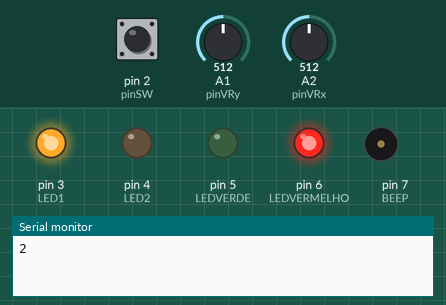
This sketch was run on a simulated Arduino Uno, built with avr-gcc and run on an emulated ATmega328P. Parts: output pins drawn as LEDs (lit = HIGH), buzzer (waves = sounding, pin HIGH), the last lines printed to the serial monitor. The inputs (shaded band) are chosen by the test bench; at power-on: A2 (pinVRx) = 512, pin 2 (pinSW) HIGH, A1 (pinVRy) = 512. Random numbers use the default seed unless the sketch sets one.

Above: at 1.2 s.
1.3 s: A2 (pinVRx) set to 481
At 2.5 s:
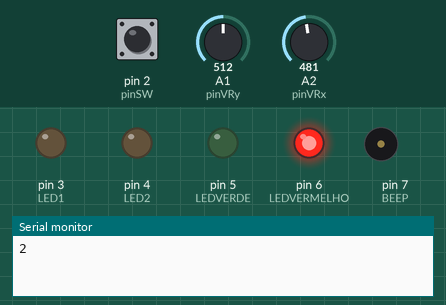
2.8 s: pin 2 (pinSW) pulled LOW for 0.15 s
At 2.87 s:
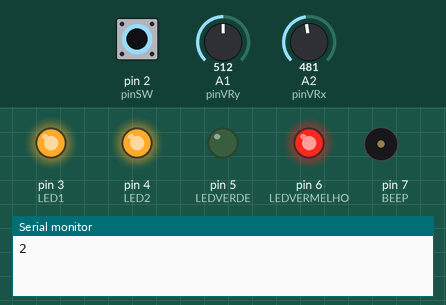
4.4 s: A2 (pinVRx) set to 416
5.9 s: A2 (pinVRx) set to 382
At 6.9 s:
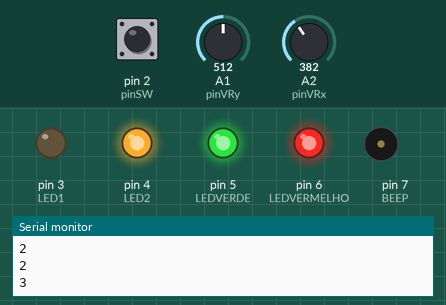
7.9 s: A2 (pinVRx) set to 410
At 8.9 s:
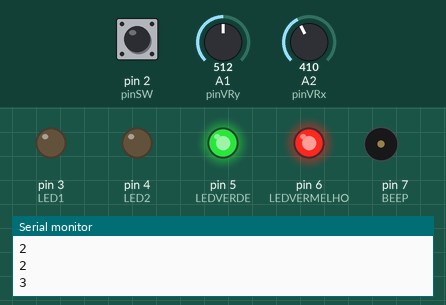
9.4 s: pin 2 (pinSW) pulled LOW for 1 s
At 9.8 s:
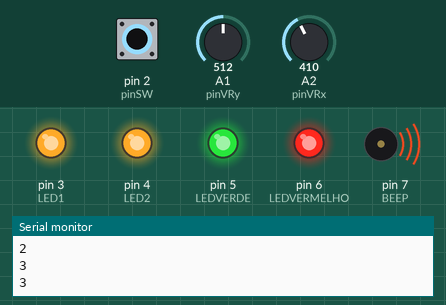
Timing chart, 0 to 12.4 s (numbered marks = the images above; inputs shaded):
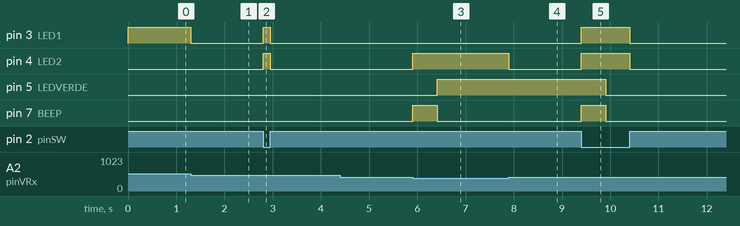

The sketch:

Joystick.ino
```cpp
#define pinVRx A2
#define pinVRy A1
#define pinSW 2

#define LED1 3
#define LED2 4

#define LEDVERDE 5
#define LEDVERMELHO 6
#define BEEP 7
int res = 0;
int cores = 0;
void setup() {
  pinMode(pinVRx, INPUT);
  pinMode(pinVRy, INPUT);
  pinMode(pinSW, INPUT);

  pinMode(LED1, OUTPUT);
  pinMode(LED2, OUTPUT);

  pinMode(LEDVERDE, OUTPUT);
  pinMode(LEDVERMELHO, OUTPUT);
  pinMode(BEEP, OUTPUT);

  Serial.begin(9600);

  rando();
}

void loop() {
  // put your main code here, to run repeatedly:
  int valorVRx = analogRead(pinVRx);
  int valorVRy = analogRead(pinVRy);
  bool statusSW = digitalRead(pinSW);

  if(valorVRx >= 500){
    digitalWrite(LED1, HIGH);
    digitalWrite(LED2, LOW);
    res = 1;
  }else if(valorVRx <= 400){
    digitalWrite(LED1, LOW);
    digitalWrite(LED2, HIGH);
    res = 2;
  }else if(!statusSW){
    digitalWrite(LED2, HIGH);
    digitalWrite(LED1, HIGH);
    res = 3;
  }else{
    digitalWrite(LED2, LOW);
    digitalWrite(LED1, LOW);
  }

  if(res == cores){
    digitalWrite(BEEP, HIGH);
    delay(255);
    digitalWrite(BEEP, LOW);
    rando();
  }
}

void rando(){
  int aleatorio = random(1,4);
  if(aleatorio == 1){
    digitalWrite(LEDVERDE,HIGH);
    digitalWrite(LEDVERMELHO, LOW);
    cores = 1;
  }else if(aleatorio == 2){
    digitalWrite(LEDVERMELHO, HIGH);
    digitalWrite(LEDVERDE, LOW);
    cores = 2;
  }else{
    digitalWrite(LEDVERMELHO, HIGH);
    digitalWrite(LEDVERDE, HIGH);
    cores = 3;
  }

  Serial.println(aleatorio);
}
```

Measured:
- the behaviour switches between 500 and 499 on A2 (pinVRx) (found by bisection; images 0 and 1)
- the behaviour switches between 401 and 400 on A2 (pinVRx) (found by bisection; images 2 and 3)
- after the input at 1.3 s, pin 3 (LED1): HIGH → LOW at once
- after the input at 2.8 s, pin 3 (LED1), pin 4 (LED2): LOW → HIGH at once, → LOW 0.15 s later
- after the input at 4.4 s, every drawn part: stays the same
- after the input at 5.9 s, pin 4 (LED2): LOW → HIGH at once; pin 5 (LEDVERDE): LOW → HIGH after 0.51 s; pin 7 (BEEP): LOW → HIGH at once, → LOW 0.51 s later
- after the input at 7.9 s, pin 4 (LED2): HIGH → LOW at once
- after the input at 9.4 s, pin 3 (LED1), pin 4 (LED2): LOW → HIGH at once, → LOW 1.0 s later; pin 5 (LEDVERDE): HIGH → LOW after 0.51 s; pin 7 (BEEP): LOW → HIGH at once, → LOW 0.51 s later
